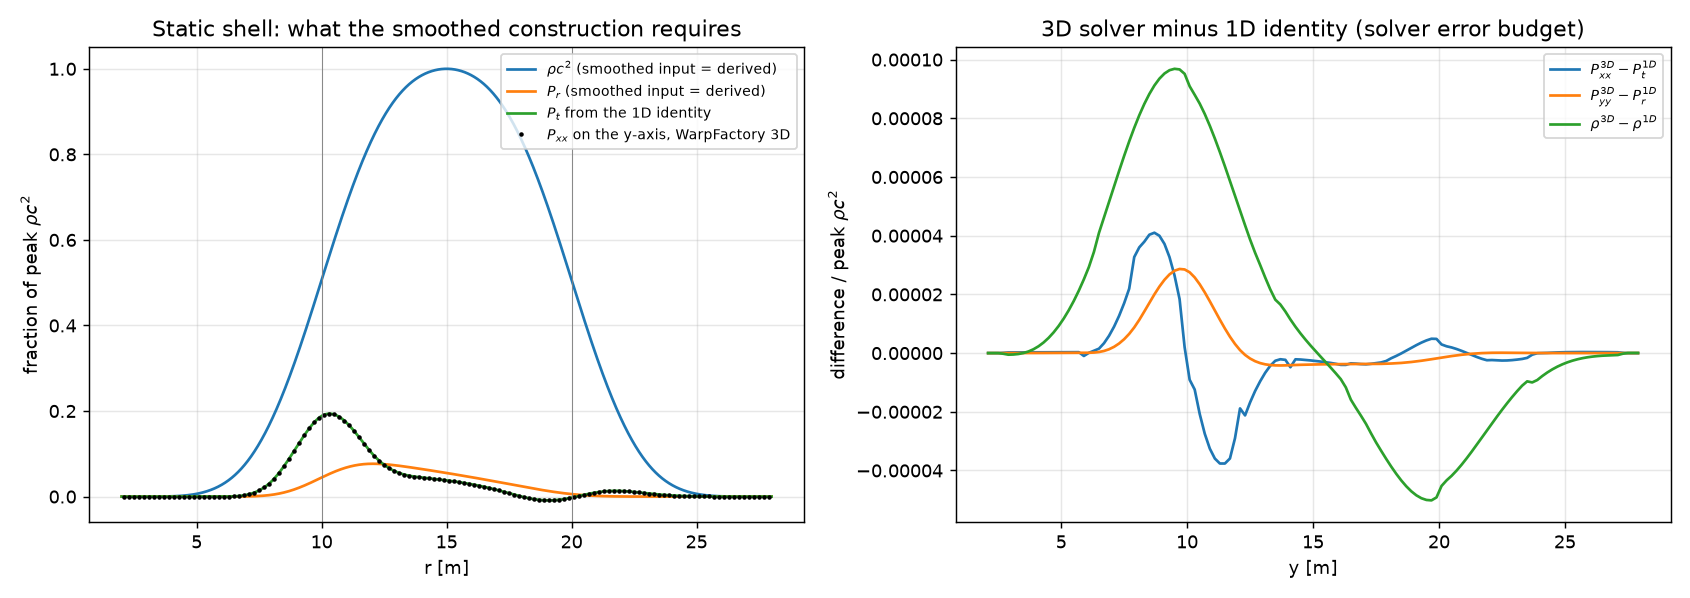

This figure's Python source:
"""
hoop_stress.py -- what matter the Fuchs shell requires, from WarpFactory's own numbers.

Inputs: the CI artifact written by matlab/build_shell.m (default folder ci-artifacts/):
  profiles_<case>.csv   r, rho, rhosmooth, P, Psmooth, M, A = g00, B = grr        (1D construction)
  line_y_<case>.csv     Eulerian stress-energy along the y-axis through the centre  (3D solver)
  line_x_<case>.csv     the same along the x-axis
for case = static and warp.

Two independent routes to the tangential pressure of the static shell:
  (1D) the equilibrium identity on the construction's own smoothed profiles, in geometric units,
         P_t = P_r + (r/2) [ dP_r/dr + (rho + P_r) da/dr ],   a = (1/2) ln(-g00)
       with rho = rhosmooth and P_r = Psmooth, which the construction fixes by design;
  (3D) WarpFactory's finite-difference solver, read on the y-axis line where y is radial: there
       P_yy is the radial pressure and P_xx = P_zz the tangential one, and rho is the energy density.
Agreement between the two, within the solver's error budget, is the Step 4 check. The numbers that
matter are then: peak P_t / rho c^2, its sign and radius, and the same for P_r.

Usage: python hoop_stress.py [artifact_dir] [--png out.png]
"""
import sys
from pathlib import Path

import numpy as np

G = 6.67430e-11
c = 2.99792458e8


def load_csv(path):
    with open(path, encoding="utf-8") as f:
        header = f.readline().strip().split(",")
    data = np.loadtxt(path, delimiter=",", skiprows=1)
    return {h: data[:, i] for i, h in enumerate(header)}


def identity_tangential(prof):
    """P_t from the 1D identity, SI in and SI out. Returns r, rho c^2, P_r, P_t (all J/m^3)."""
    r = prof["r_m"]
    rho_g = G * prof["rhosmooth_kg_m3"] / c**2          # 1/m^2
    Pr_g = G * prof["Psmooth_Pa"] / c**4                 # 1/m^2
    a = 0.5 * np.log(-prof["A_g00"])
    dPr = np.gradient(Pr_g, r)
    da = np.gradient(a, r)
    Pt_g = Pr_g + 0.5 * r * (dPr + (rho_g + Pr_g) * da)
    k = c**4 / G
    return r, rho_g * k, Pr_g * k, Pt_g * k, a


def summarise(name, r, rho, Pr, Pt, mask):
    rho_peak = rho[mask].max()
    out = {}
    for label, arr in (("P_r", Pr), ("P_t", Pt)):
        i_max = np.argmax(arr[mask])
        i_min = np.argmin(arr[mask])
        rr = r[mask]
        out[label] = dict(max=arr[mask][i_max] / rho_peak, r_max=rr[i_max],
                          min=arr[mask][i_min] / rho_peak, r_min=rr[i_min])
    print(f"  [{name}] peak rho c^2 = {rho_peak:.4e} J/m^3")
    for label, d in out.items():
        print(f"  [{name}] {label}/rho c^2: max {d['max']:+.4f} at r = {d['r_max']:.2f} m; min {d['min']:+.4f} at r = {d['r_min']:.2f} m")
    return out, rho_peak


def main():
    args = [a for a in sys.argv[1:] if not a.startswith("--")]
    art = Path(args[0]) if args else Path(__file__).parent / "ci-artifacts"
    png = None
    if "--png" in sys.argv:
        png = sys.argv[sys.argv.index("--png") + 1]

    print(f"artifacts: {art}")
    prof = load_csv(art / "profiles_static.csv")
    r, rho1, Pr1, Pt1, a = identity_tangential(prof)
    shell = (r > 2.0) & (r < 28.0)          # exclude the origin and the far field
    print("\n(1D) identity on the construction's own smoothed profiles, static shell")
    s1, rho_peak = summarise("1D", r, rho1, Pr1, Pt1, shell)
    print(f"  [1D] cavity lapse exp(a) at r = 5 m: {np.exp(np.interp(5.0, r, a)):.5f}; a at r = 40 m: {np.interp(40.0, r, a):+.5f}")

    liney = load_csv(art / "line_y_static.csv")
    y = liney["coord_m"]
    ry = np.abs(y)
    print("\n(3D) WarpFactory solver on the y-axis line, static shell (P_yy radial, P_xx = P_zz tangential)")
    m3 = (ry > 2.0) & (ry < 28.0)
    s3, rho3_peak = summarise("3D", ry, liney["rho"], liney["P_yy"], liney["P_xx"], m3)
    print(f"  [3D] P_xx vs P_zz on the line: max |P_xx - P_zz| / rho peak = {np.max(np.abs(liney['P_xx'] - liney['P_zz'])[m3]) / rho3_peak:.2e}")

    # pointwise comparison of the two routes at the 3D sample radii (one side of the axis)
    side = (y > 2.0) & (y < 28.0)
    rho1_i = np.interp(y[side], r, rho1)
    Pr1_i = np.interp(y[side], r, Pr1)
    Pt1_i = np.interp(y[side], r, Pt1)
    d_rho = np.max(np.abs(liney["rho"][side] - rho1_i)) / rho_peak
    d_Pr = np.max(np.abs(liney["P_yy"][side] - Pr1_i)) / rho_peak
    d_Pt = np.max(np.abs(liney["P_xx"][side] - Pt1_i)) / rho_peak
    print("\n(1D vs 3D) largest pointwise difference on y > 0, as a fraction of peak rho c^2")
    print(f"  energy density     : {d_rho:.3e}")
    print(f"  radial pressure    : {d_Pr:.3e}")
    print(f"  tangential pressure: {d_Pt:.3e}")

    # the warp shell against the static one, along y (radial to the motion) and x (along the motion)
    try:
        liney_w = load_csv(art / "line_y_warp.csv")
        linex_s = load_csv(art / "line_x_static.csv")
        linex_w = load_csv(art / "line_x_warp.csv")
        print("\n(warp vs static) largest change along the lines, as a fraction of peak rho c^2")
        for comp in ("rho", "p_x", "p_y", "P_xx", "P_yy", "P_zz", "P_xy"):
            dy = np.max(np.abs(liney_w[comp] - liney[comp])[m3]) / rho3_peak
            mx = (np.abs(linex_s["coord_m"]) > 2.0) & (np.abs(linex_s["coord_m"]) < 28.0)
            dx = np.max(np.abs(linex_w[comp] - linex_s[comp])[mx]) / rho3_peak
            print(f"  {comp:5s}: y-line {dy:.3e}   x-line {dx:.3e}")
    except FileNotFoundError as e:
        print(f"(warp files missing: {e})")

    if png:
        import matplotlib
        matplotlib.use("Agg")
        import matplotlib.pyplot as plt
        fig, ax = plt.subplots(1, 2, figsize=(13, 4.6))
        ax[0].plot(r[shell], rho1[shell] / rho_peak, label=r"$\rho c^2$ (smoothed input = derived)")
        ax[0].plot(r[shell], Pr1[shell] / rho_peak, label=r"$P_r$ (smoothed input = derived)")
        ax[0].plot(r[shell], Pt1[shell] / rho_peak, label=r"$P_t$ from the 1D identity")
        ax[0].plot(ry[m3 & (y > 0)], liney["P_xx"][m3 & (y > 0)] / rho_peak, "k.", ms=3, label=r"$P_{xx}$ on the y-axis, WarpFactory 3D")
        ax[0].axvline(10, color="grey", lw=0.5); ax[0].axvline(20, color="grey", lw=0.5)
        ax[0].set_xlabel("r [m]"); ax[0].set_ylabel(r"fraction of peak $\rho c^2$")
        ax[0].set_title("Static shell: what the smoothed construction requires")
        ax[0].legend(fontsize=8); ax[0].grid(alpha=0.3)
        ax[1].plot(y[side], (liney["P_xx"][side] - Pt1_i) / rho_peak, label=r"$P_{xx}^{3D} - P_t^{1D}$")
        ax[1].plot(y[side], (liney["P_yy"][side] - Pr1_i) / rho_peak, label=r"$P_{yy}^{3D} - P_r^{1D}$")
        ax[1].plot(y[side], (liney["rho"][side] - rho1_i) / rho_peak, label=r"$\rho^{3D} - \rho^{1D}$")
        ax[1].set_xlabel("y [m]"); ax[1].set_ylabel(r"difference / peak $\rho c^2$")
        ax[1].set_title("3D solver minus 1D identity (solver error budget)")
        ax[1].legend(fontsize=8); ax[1].grid(alpha=0.3)
        fig.tight_layout(); fig.savefig(png, dpi=130)
        print(f"\nfigure written: {png}")


if __name__ == "__main__":
    main()
